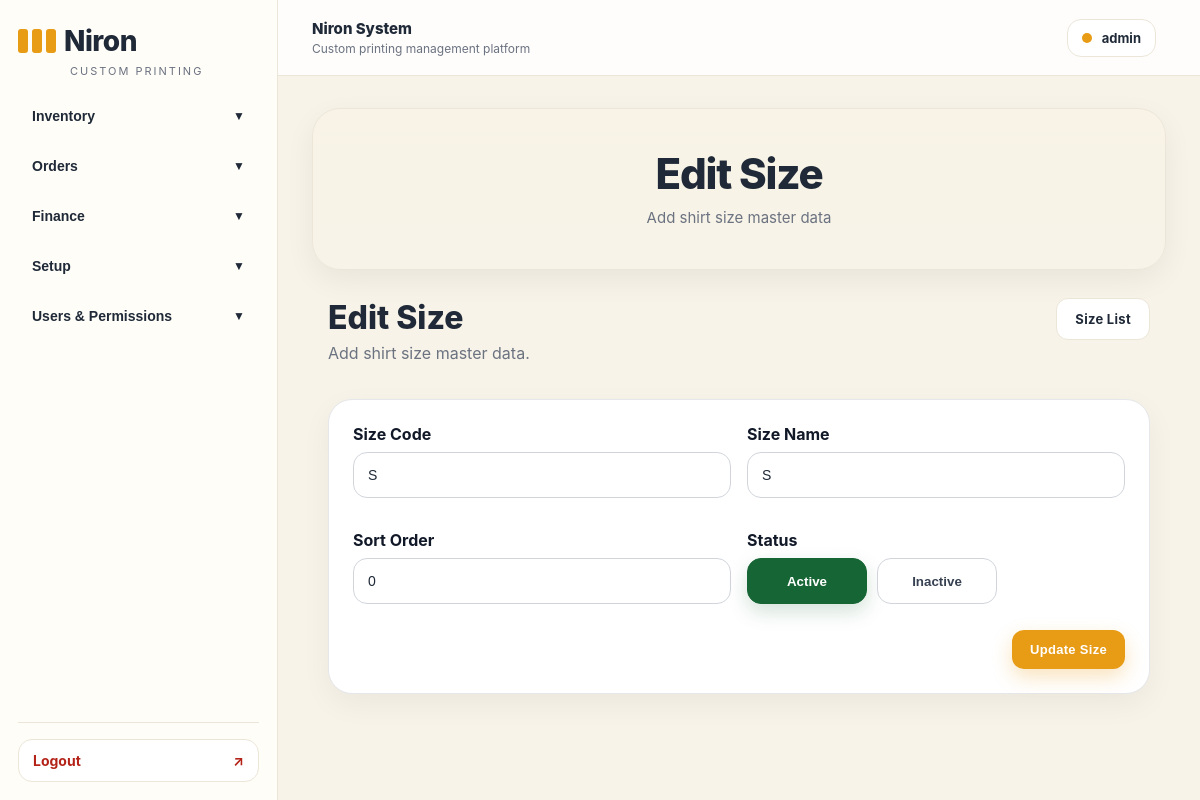
/sizes/1/edit/ (signed in), run on the app's committed database.
### inventory/models.py (models this page shows, shortened)
class Size(models.Model):
    code = models.CharField(max_length=20, unique=True)
    name = models.CharField(max_length=50)
    sort_order = models.PositiveIntegerField(default=0)
    is_active = models.BooleanField(default=True)
    class Meta:
        ordering = ["sort_order", "id"]

### inventory/views.py (the view)
# urls.py: path("sizes/<int:pk>/edit/", size_edit, name="size_edit"),
@login_required
@permission_required("inventory.change_size", raise_exception=True)
def size_edit(request, pk):
    size = get_object_or_404(Size, pk=pk)
    if request.method == "POST":
        form = SizeForm(request.POST, instance=size)
        if form.is_valid():
            form.save()
            messages.success(request, "Size updated successfully.")
            return redirect("size_list")
    else:
        form = SizeForm(instance=size)
    return render(
        request,
        "inventory/size_form.html",
        {
            "form": form,
            "page_title": "Edit Size",
            "submit_label": "Update Size",
        },
    )

### inventory/forms.py
class SizeForm(forms.ModelForm):
    class Meta:
        model = Size
        fields = ["code", "name", "sort_order", "is_active"]
        widgets = {
            "code": forms.TextInput(attrs={"class": "form-control", "placeholder": "Size code"}),
            "name": forms.TextInput(attrs={"class": "form-control", "placeholder": "Size name"}),
            "sort_order": forms.NumberInput(attrs={"class": "form-control"}),
            "is_active": forms.CheckboxInput(attrs={"class": "form-check-input"}),
        }

### templates/inventory/size_form.html (shortened to what this page needs)
{% extends "base.html" %}
{% block page_title %}{{ page_title|default:"Create Size" }}{% endblock %}
{% block page_subtitle %}Add shirt size master data{% endblock %}
{% block content %}
<div class="page-wrap">
  <div class="page-head">
    <div>
      <h1>{{ page_title|default:"Create Size" }}</h1>
      <p class="sub">Add shirt size master data.</p>
    </div>
    <div class="page-head-actions">
      <a href="{% url 'size_list' %}" class="btn-secondary">Size List</a>
    </div>
  </div>
  <div class="form-card">
    <form method="post" novalidate>
      <div class="grid-2">
        <div class="field">
          <label for="{{ form.code.id_for_label }}">Size Code</label>
          {{ form.code }}
        </div>
        <div class="field">
          <label for="{{ form.name.id_for_label }}">Size Name</label>
          {{ form.name }}
        </div>
        <div class="field">
          <label for="{{ form.sort_order.id_for_label }}">Sort Order</label>
          {{ form.sort_order }}
        </div>
        <div class="field">
          <label>Status</label>
          <div class="status-choice-wrap">
            <button type="button" id="activeBtn" class="status-btn active-state">
              Active
            </button>
            <button type="button" id="inactiveBtn" class="status-btn inactive-state">
              Inactive
            </button>
          </div>
        </div>
      </div>
      <div class="actions">
        <button type="submit" class="btn-primary">{{ submit_label|default:"Save Size" }}</button>
      </div>
    </form>
  </div>
</div>
{% endblock %}

### templates/base.html (shortened to what this page needs)
<!DOCTYPE html>
<html lang="en">
<head>
</head>
<body>
    <div class="layout">
        <aside class="sidebar">
            <div class="logo-wrap">
                <a href="/" class="logo">Niron</a>
                <div class="logo-sub">Custom Printing</div>
            </div>
            <div class="sidebar-scroll">
                {% if perms.inventory.view_inventorybatch %}
                <div class="nav-group">
                    <button class="nav-toggle" type="button" data-target="menu-inventory">
                        <span>Inventory</span>
                        <span class="nav-arrow">▼</span>
                    </button>
                </div>
                {% endif %}
                {% if perms.orders.view_order or perms.orders.add_order %}
                <div class="nav-group">
                    <button class="nav-toggle" type="button" data-target="menu-orders">
                        <span>Orders</span>
                        <span class="nav-arrow">▼</span>
                    </button>
                </div>
                {% endif %}
                {% if perms.finance.view_expense or perms.finance.add_expense %}
<div class="nav-group">
    <button class="nav-toggle" type="button" data-target="menu-finance">
        <span>Finance</span>
        <span class="nav-arrow">▼</span>
    </button>
</div>
{% endif %}
                {% if perms.inventory.view_inventoryitem or perms.inventory.view_color or perms.inventory.view_size %}
                <div class="nav-group">
                    <button class="nav-toggle" type="button" data-target="menu-setup">
                        <span>Setup</span>
                        <span class="nav-arrow">▼</span>
                    </button>
                </div>
                {% endif %}
                {% if perms.auth.view_user or perms.auth.add_user or perms.auth.view_group or perms.auth.view_permission %}
                <div class="nav-group">
                    <button class="nav-toggle" type="button" data-target="menu-users">
                        <span>Users & Permissions</span>
                        <span class="nav-arrow">▼</span>
                    </button>
                </div>
                {% endif %}
            </div>
            {% if user.is_authenticated %}
            <div class="sidebar-footer">
                <a class="logout-link" href="/logout/">
                    <span>Logout</span>
                    <span>↗</span>
                </a>
            </div>
            {% endif %}
        </aside>
        <div class="main">
            <div class="topbar">
                <div class="topbar-left">
                    <div>
                        <div class="topbar-title">{% block topbar_title %}Niron System{% endblock %}</div>
                        <div class="topbar-subtitle">{% block topbar_subtitle %}Custom printing management platform{% endblock %}</div>
                    </div>
                </div>
                <div class="topbar-right">
                    {% if user.is_authenticated %}
                    <div class="user-chip">
                        <span class="user-dot"></span>
                        <span>{{ user.get_full_name|default:user.username }}</span>
                    </div>
                    {% endif %}
                </div>
            </div>
            <div class="content-wrap">
                <div class="hero">
                    <h1 class="hero-title">{% block page_title %}Niron System{% endblock %}</h1>
                    <div class="hero-subtitle">{% block page_subtitle %}Clean custom printing management{% endblock %}</div>
                </div>
                {% block content %}{% endblock %}
            </div>
        </div>
    </div>
</body>
</html>

### templates/inventory/size_form.html (style rules this page uses)
.page-wrap { max-width:900px; margin:24px auto; padding:0 16px; }
.page-head { display:flex; justify-content:space-between; align-items:flex-start; gap:16px; flex-wrap:wrap; }
.page-head h1 { margin:0; font-size:32px; font-weight:800; }
.sub { margin-top:6px; color:#6b7280; }
.page-head-actions { display:flex; align-items:center; gap:10px; }
.form-card { margin-top:20px; background:#fff; border:1px solid #e5e7eb; border-radius:24px; padding:24px; box-shadow:0 10px 30px rgba(0,0,0,.05); }
.grid-2 { display:grid; grid-template-columns:1fr 1fr; gap:16px; }
.field { margin-bottom:16px; }
.field label { display:block; margin-bottom:8px; font-weight:700; color:#111827; }
.form-control { width:100%; height:46px; border:1px solid #d1d5db; border-radius:14px; padding:0 14px; background:#fff; }
.status-choice-wrap { display:flex; gap:10px; align-items:center; flex-wrap:wrap; }
.status-btn { min-width:120px; height:46px; border-radius:14px; border:1px solid #d1d5db; background:#fff; color:#374151; font-weight:800; cursor:pointer; transition:.2s ease; padding:0 18px; }
.status-btn.is-selected.active-state { background:#166534; border-color:#166534; color:#fff; box-shadow:0 8px 20px rgba(22,101,52,.18); }
.actions { margin-top:10px; display:flex; gap:10px; flex-wrap:wrap; justify-content:flex-end; }

### data on the page
Size: code "S", name "S", sort_order "0"

### other printed values
{{ user.get_full_name|default:user.username }} "admin"
{{ page_title|default:"Create Size" }} "Edit Size"
{{ submit_label|default:"Save Size" }} "Update Size"
